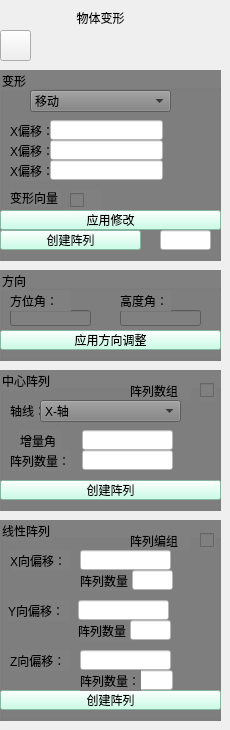
    <widget class="QWidget" name="tab_20">
     <attribute name="icon">
      <iconset resource="RMMV.qrc">
       <normaloff>:/E3/Resources/wutibianx.jpg</normaloff>:/E3/Resources/wutibianx.jpg</iconset>
     </attribute>
     <attribute name="title">
      <string/>
     </attribute>
     <widget class="QLabel" name="label_47">
      <property name="geometry">
       <rect>
        <x>40</x>
        <y>10</y>
        <width>121</width>
        <height>16</height>
       </rect>
      </property>
      <property name="styleSheet">
       <string notr="true">font: 12pt &quot;Agency FB&quot;;</string>
      </property>
      <property name="text">
       <string>物体变形</string>
      </property>
      <property name="textFormat">
       <enum>Qt::AutoText</enum>
      </property>
      <property name="alignment">
       <set>Qt::AlignCenter</set>
      </property>
     </widget>
     <widget class="QPushButton" name="pushButton_16">
      <property name="geometry">
       <rect>
        <x>0</x>
        <y>30</y>
        <width>31</width>
        <height>31</height>
       </rect>
      </property>
      <property name="text">
       <string/>
      </property>
      <property name="icon">
       <iconset resource="RMMV.qrc">
        <normaloff>:/E3/Resources/tutu.jpg</normaloff>:/E3/Resources/tutu.jpg</iconset>
      </property>
      <property name="iconSize">
       <size>
        <width>40</width>
        <height>40</height>
       </size>
      </property>
     </widget>
     <widget class="QGroupBox" name="groupBox_18">
      <property name="geometry">
       <rect>
        <x>0</x>
        <y>70</y>
        <width>221</width>
        <height>191</height>
       </rect>
      </property>
      <property name="styleSheet">
       <string notr="true">background-color: rgb(128, 128, 128);</string>
      </property>
      <property name="title">
       <string>变形</string>
      </property>
      <widget class="QCheckBox" name="checkBox_34">
       <property name="geometry">
        <rect>
         <x>70</x>
         <y>120</y>
         <width>31</width>
         <height>21</height>
        </rect>
       </property>
       <property name="text">
        <string/>
       </property>
      </widget>
      <widget class="QPushButton" name="pushButton_17">
       <property name="geometry">
        <rect>
         <x>0</x>
         <y>160</y>
         <width>141</width>
         <height>20</height>
        </rect>
       </property>
       <property name="styleSheet">
        <string notr="true">background-color: rgb(187, 255, 227);</string>
       </property>
       <property name="text">
        <string>创建阵列</string>
       </property>
      </widget>
      <widget class="QPushButton" name="pushButton_27">
       <property name="geometry">
        <rect>
         <x>0</x>
         <y>140</y>
         <width>221</width>
         <height>20</height>
        </rect>
       </property>
       <property name="styleSheet">
        <string notr="true">background-color: rgb(187, 255, 227);</string>
       </property>
       <property name="text">
        <string>应用修改</string>
       </property>
      </widget>
      <widget class="QComboBox" name="comboBox_10">
       <property name="geometry">
        <rect>
         <x>30</x>
         <y>20</y>
         <width>141</width>
         <height>22</height>
        </rect>
       </property>
       <item>
        <property name="text">
         <string>移动</string>
        </property>
       </item>
       <item>
        <property name="text">
         <string>旋转-轴</string>
        </property>
       </item>
       <item>
        <property name="text">
         <string>旋转-点</string>
        </property>
       </item>
       <item>
        <property name="text">
         <string>缩放</string>
        </property>
       </item>
       <item>
        <property name="text">
         <string>镜像</string>
        </property>
       </item>
       <item>
        <property name="text">
         <string>拉伸-向量</string>
        </property>
       </item>
       <item>
        <property name="text">
         <string>拉伸-常规</string>
        </property>
       </item>
       <item>
        <property name="text">
         <string>旋转</string>
        </property>
       </item>
       <item>
        <property name="text">
         <string>绕中心旋转</string>
        </property>
       </item>
      </widget>
      <widget class="QLabel" name="label_48">
       <property name="geometry">
        <rect>
         <x>10</x>
         <y>50</y>
         <width>41</width>
         <height>21</height>
        </rect>
       </property>
       <property name="text">
        <string>X偏移：</string>
       </property>
      </widget>
      <widget class="QLineEdit" name="lineEdit_56">
       <property name="geometry">
        <rect>
         <x>50</x>
         <y>50</y>
         <width>113</width>
         <height>20</height>
        </rect>
       </property>
       <property name="styleSheet">
        <string notr="true">background-color: rgb(255, 255, 255);</string>
       </property>
      </widget>
      <widget class="QLabel" name="label_49">
       <property name="geometry">
        <rect>
         <x>10</x>
         <y>70</y>
         <width>41</width>
         <height>21</height>
        </rect>
       </property>
       <property name="text">
        <string>X偏移：</string>
       </property>
      </widget>
      <widget class="QLineEdit" name="lineEdit_57">
       <property name="geometry">
        <rect>
         <x>50</x>
         <y>70</y>
         <width>113</width>
         <height>20</height>
        </rect>
       </property>
       <property name="styleSheet">
        <string notr="true">background-color: rgb(255, 255, 255);</string>
       </property>
      </widget>
      <widget class="QLabel" name="label_50">
       <property name="geometry">
        <rect>
         <x>10</x>
         <y>90</y>
         <width>41</width>
         <height>21</height>
        </rect>
       </property>
       <property name="text">
        <string>X偏移：</string>
       </property>
      </widget>
      <widget class="QLineEdit" name="lineEdit_58">
       <property name="geometry">
        <rect>
         <x>50</x>
         <y>90</y>
         <width>113</width>
         <height>20</height>
        </rect>
       </property>
       <property name="styleSheet">
        <string notr="true">background-color: rgb(255, 255, 255);</string>
       </property>
      </widget>
      <widget class="QLabel" name="label_51">
       <property name="geometry">
        <rect>
         <x>10</x>
         <y>120</y>
         <width>51</width>
         <height>16</height>
        </rect>
       </property>
       <property name="styleSheet">
        <string notr="true">gridline-color: rgb(255, 89, 142);</string>
       </property>
       <property name="text">
        <string>变形向量</string>
       </property>
      </widget>
      <widget class="QLineEdit" name="lineEdit_59">
       <property name="geometry">
        <rect>
         <x>160</x>
         <y>160</y>
         <width>51</width>
         <height>20</height>
        </rect>
       </property>
       <property name="styleSheet">
        <string notr="true">background-color: rgb(255, 255, 255);</string>
       </property>
      </widget>
     </widget>
     <widget class="QGroupBox" name="groupBox_19">
      <property name="geometry">
       <rect>
        <x>0</x>
        <y>270</y>
        <width>221</width>
        <height>91</height>
       </rect>
      </property>
      <property name="styleSheet">
       <string notr="true">background-color: rgb(128, 128, 128);</string>
      </property>
      <property name="title">
       <string>方向</string>
      </property>
      <widget class="QLineEdit" name="lineEdit_63">
       <property name="geometry">
        <rect>
         <x>120</x>
         <y>40</y>
         <width>81</width>
         <height>16</height>
        </rect>
       </property>
      </widget>
      <widget class="QLineEdit" name="lineEdit_64">
       <property name="geometry">
        <rect>
         <x>10</x>
         <y>40</y>
         <width>81</width>
         <height>16</height>
        </rect>
       </property>
      </widget>
      <widget class="QLabel" name="label_55">
       <property name="geometry">
        <rect>
         <x>120</x>
         <y>20</y>
         <width>51</width>
         <height>21</height>
        </rect>
       </property>
       <property name="text">
        <string>高度角：</string>
       </property>
      </widget>
      <widget class="QLabel" name="label_56">
       <property name="geometry">
        <rect>
         <x>10</x>
         <y>20</y>
         <width>61</width>
         <height>21</height>
        </rect>
       </property>
       <property name="text">
        <string>方位角：</string>
       </property>
      </widget>
      <widget class="QPushButton" name="pushButton_28">
       <property name="geometry">
        <rect>
         <x>0</x>
         <y>60</y>
         <width>221</width>
         <height>20</height>
        </rect>
       </property>
       <property name="styleSheet">
        <string notr="true">background-color: rgb(187, 255, 227);</string>
       </property>
       <property name="text">
        <string>应用方向调整</string>
       </property>
      </widget>
     </widget>
     <widget class="QGroupBox" name="groupBox_20">
      <property name="geometry">
       <rect>
        <x>0</x>
        <y>370</y>
        <width>221</width>
        <height>141</height>
       </rect>
      </property>
      <property name="styleSheet">
       <string notr="true">background-color: rgb(128, 128, 128);</string>
      </property>
      <property name="title">
       <string>中心阵列</string>
      </property>
      <widget class="QPushButton" name="pushButton_29">
       <property name="geometry">
        <rect>
         <x>0</x>
         <y>110</y>
         <width>221</width>
         <height>20</height>
        </rect>
       </property>
       <property name="styleSheet">
        <string notr="true">background-color: rgb(187, 255, 227);</string>
       </property>
       <property name="text">
        <string>创建阵列</string>
       </property>
      </widget>
      <widget class="QCheckBox" name="checkBox_35">
       <property name="geometry">
        <rect>
         <x>200</x>
         <y>10</y>
         <width>16</width>
         <height>21</height>
        </rect>
       </property>
       <property name="text">
        <string/>
       </property>
      </widget>
      <widget class="QLabel" name="label_52">
       <property name="geometry">
        <rect>
         <x>130</x>
         <y>10</y>
         <width>61</width>
         <height>21</height>
        </rect>
       </property>
       <property name="styleSheet">
        <string notr="true">gridline-color: rgb(255, 89, 142);</string>
       </property>
       <property name="text">
        <string>阵列数组</string>
       </property>
      </widget>
      <widget class="QLabel" name="label_53">
       <property name="geometry">
        <rect>
         <x>10</x>
         <y>30</y>
         <width>41</width>
         <height>21</height>
        </rect>
       </property>
       <property name="text">
        <string>轴线：</string>
       </property>
      </widget>
      <widget class="QComboBox" name="comboBox_11">
       <property name="geometry">
        <rect>
         <x>40</x>
         <y>30</y>
         <width>141</width>
         <height>22</height>
        </rect>
       </property>
       <item>
        <property name="text">
         <string>X-轴</string>
        </property>
       </item>
       <item>
        <property name="text">
         <string>Y-轴</string>
        </property>
       </item>
       <item>
        <property name="text">
         <string>Z-轴</string>
        </property>
       </item>
      </widget>
      <widget class="QLabel" name="label_54">
       <property name="geometry">
        <rect>
         <x>20</x>
         <y>60</y>
         <width>41</width>
         <height>21</height>
        </rect>
       </property>
       <property name="text">
        <string>增量角：</string>
       </property>
      </widget>
      <widget class="QLineEdit" name="lineEdit_60">
       <property name="geometry">
        <rect>
         <x>82</x>
         <y>60</y>
         <width>91</width>
         <height>20</height>
        </rect>
       </property>
       <property name="styleSheet">
        <string notr="true">background-color: rgb(255, 255, 255);</string>
       </property>
      </widget>
      <widget class="QLabel" name="label_57">
       <property name="geometry">
        <rect>
         <x>10</x>
         <y>80</y>
         <width>61</width>
         <height>21</height>
        </rect>
       </property>
       <property name="text">
        <string>阵列数量：</string>
       </property>
      </widget>
      <widget class="QLineEdit" name="lineEdit_61">
       <property name="geometry">
        <rect>
         <x>82</x>
         <y>80</y>
         <width>91</width>
         <height>20</height>
        </rect>
       </property>
       <property name="styleSheet">
        <string notr="true">background-color: rgb(255, 255, 255);</string>
       </property>
      </widget>
     </widget>
     <widget class="QGroupBox" name="groupBox_21">
      <property name="geometry">
       <rect>
        <x>0</x>
        <y>520</y>
        <width>221</width>
        <height>201</height>
       </rect>
      </property>
      <property name="styleSheet">
       <string notr="true">background-color: rgb(128, 128, 128);</string>
      </property>
      <property name="title">
       <string>线性阵列</string>
      </property>
      <widget class="QPushButton" name="pushButton_30">
       <property name="geometry">
        <rect>
         <x>0</x>
         <y>170</y>
         <width>221</width>
         <height>20</height>
        </rect>
       </property>
       <property name="styleSheet">
        <string notr="true">background-color: rgb(187, 255, 227);</string>
       </property>
       <property name="text">
        <string>创建阵列</string>
       </property>
      </widget>
      <widget class="QCheckBox" name="checkBox_36">
       <property name="geometry">
        <rect>
         <x>200</x>
         <y>10</y>
         <width>16</width>
         <height>21</height>
        </rect>
       </property>
       <property name="text">
        <string/>
       </property>
      </widget>
      <widget class="QLabel" name="label_58">
       <property name="geometry">
        <rect>
         <x>130</x>
         <y>10</y>
         <width>61</width>
         <height>21</height>
        </rect>
       </property>
       <property name="styleSheet">
        <string notr="true">gridline-color: rgb(255, 89, 142);</string>
       </property>
       <property name="text">
        <string>阵列编组</string>
       </property>
      </widget>
      <widget class="QLabel" name="label_59">
       <property name="geometry">
        <rect>
         <x>10</x>
         <y>30</y>
         <width>61</width>
         <height>21</height>
        </rect>
       </property>
       <property name="text">
        <string>X向偏移：</string>
       </property>
      </widget>
      <widget class="QLabel" name="label_61">
       <property name="geometry">
        <rect>
         <x>80</x>
         <y>50</y>
         <width>61</width>
         <height>21</height>
        </rect>
       </property>
       <property name="text">
        <string>阵列数量：</string>
       </property>
      </widget>
      <widget class="QLineEdit" name="lineEdit_65">
       <property name="geometry">
        <rect>
         <x>132</x>
         <y>50</y>
         <width>41</width>
         <height>20</height>
        </rect>
       </property>
       <property name="styleSheet">
        <string notr="true">background-color: rgb(255, 255, 255);</string>
       </property>
      </widget>
      <widget class="QLineEdit" name="lineEdit_66">
       <property name="geometry">
        <rect>
         <x>80</x>
         <y>30</y>
         <width>91</width>
         <height>20</height>
        </rect>
       </property>
       <property name="styleSheet">
        <string notr="true">background-color: rgb(255, 255, 255);</string>
       </property>
      </widget>
      <widget class="QLabel" name="label_62">
       <property name="geometry">
        <rect>
         <x>78</x>
         <y>100</y>
         <width>61</width>
         <height>21</height>
        </rect>
       </property>
       <property name="text">
        <string>阵列数量：</string>
       </property>
      </widget>
      <widget class="QLineEdit" name="lineEdit_67">
       <property name="geometry">
        <rect>
         <x>78</x>
         <y>80</y>
         <width>91</width>
         <height>20</height>
        </rect>
       </property>
       <property name="styleSheet">
        <string notr="true">background-color: rgb(255, 255, 255);</string>
       </property>
      </widget>
      <widget class="QLineEdit" name="lineEdit_68">
       <property name="geometry">
        <rect>
         <x>130</x>
         <y>100</y>
         <width>41</width>
         <height>20</height>
        </rect>
       </property>
       <property name="styleSheet">
        <string notr="true">background-color: rgb(255, 255, 255);</string>
       </property>
      </widget>
      <widget class="QLabel" name="label_60">
       <property name="geometry">
        <rect>
         <x>8</x>
         <y>80</y>
         <width>61</width>
         <height>21</height>
        </rect>
       </property>
       <property name="text">
        <string>Y向偏移：</string>
       </property>
      </widget>
      <widget class="QLineEdit" name="lineEdit_69">
       <property name="geometry">
        <rect>
         <x>80</x>
         <y>130</y>
         <width>91</width>
         <height>20</height>
        </rect>
       </property>
       <property name="styleSheet">
        <string notr="true">background-color: rgb(255, 255, 255);</string>
       </property>
      </widget>
      <widget class="QLineEdit" name="lineEdit_70">
       <property name="geometry">
        <rect>
         <x>132</x>
         <y>150</y>
         <width>41</width>
         <height>20</height>
        </rect>
       </property>
       <property name="styleSheet">
        <string notr="true">background-color: rgb(255, 255, 255);</string>
       </property>
      </widget>
      <widget class="QLabel" name="label_63">
       <property name="geometry">
        <rect>
         <x>80</x>
         <y>150</y>
         <width>61</width>
         <height>21</height>
        </rect>
       </property>
       <property name="text">
        <string>阵列数量：</string>
       </property>
      </widget>
      <widget class="QLabel" name="label_64">
       <property name="geometry">
        <rect>
         <x>10</x>
         <y>130</y>
         <width>61</width>
         <height>21</height>
        </rect>
       </property>
       <property name="text">
        <string>Z向偏移：</string>
       </property>
      </widget>
     </widget>
    </widget>
